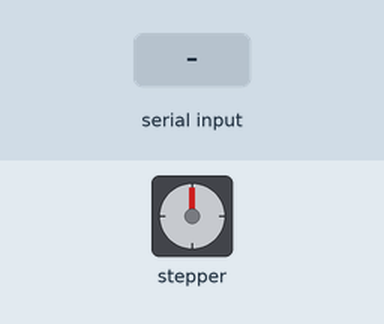
Simulated run of this sketch. Board: Arduino Uno, built with avr-gcc and run on an emulated ATmega328P. Parts: stepper motor. The inputs (shaded band) are chosen by the test bench. Stepper angles assume 2048 steps per turn.

Above: at 7.2 s.
7.3 s: "1" received over Serial
At 9.81 s:
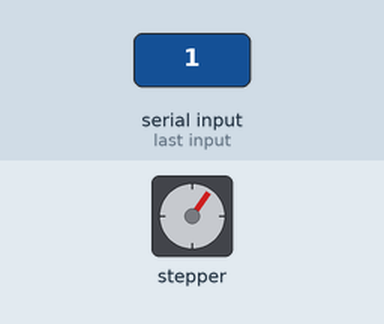
At 12.9 s:
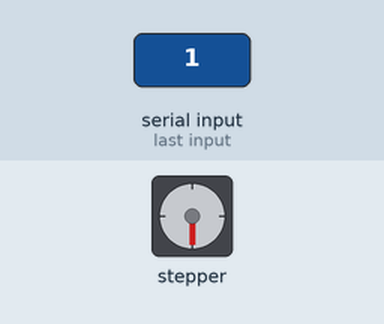
Timing chart, 0 to 14.4 s (numbered marks = the images above; inputs shaded):
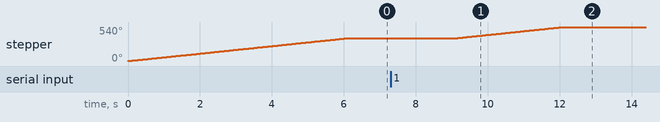

Measured:
- after the input at 7.3 s, stepper: turns 180° clockwise in 3.0 s, starting after 1.8 s

The sketch:

OpenDoor.ino
```cpp
#include <Stepper.h>

#define STEPPER_PIN_1 8
#define STEPPER_PIN_2 9
#define STEPPER_PIN_3 10
#define STEPPER_PIN_4 11

Stepper myStepper(2048, STEPPER_PIN_1, STEPPER_PIN_2, STEPPER_PIN_3, STEPPER_PIN_4);

bool rotationPerformed = false;

void setup() {
  // put your setup code here, to run once:
  Serial.begin(9600);
  myStepper.setSpeed(10);
  myStepper.step(2048);
}

void loop() {
  String readString;
  String Q;

  while (Serial.available()) {
    delay(10);

    if (Serial.available() > 0) {
      char c = Serial.read();
      readString += c;
    }
  }

  Q = readString;

  if (Q.length() > 0 && Q.charAt(Q.length() - 1) == '1') {
    myStepper.step(1024);
    delay(5000);
    myStepper.step(-1024);
  }

  delay(3000);
}
```
